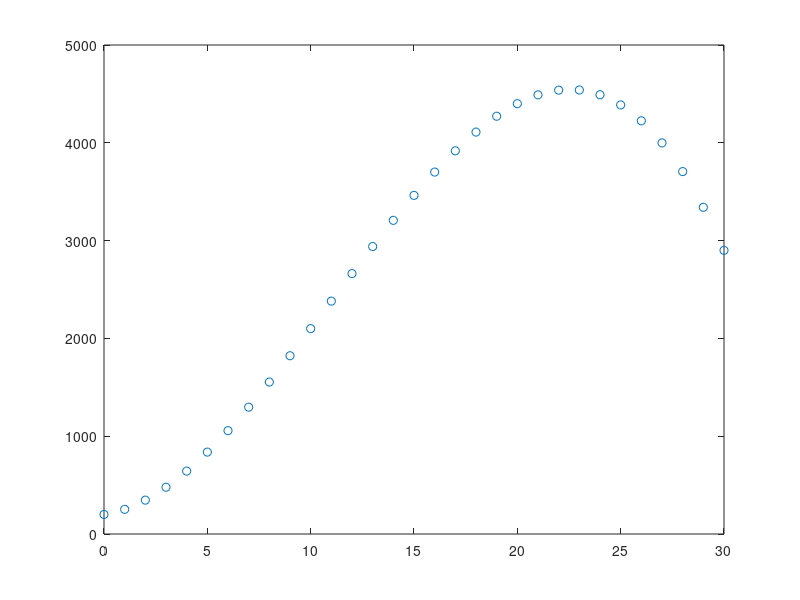
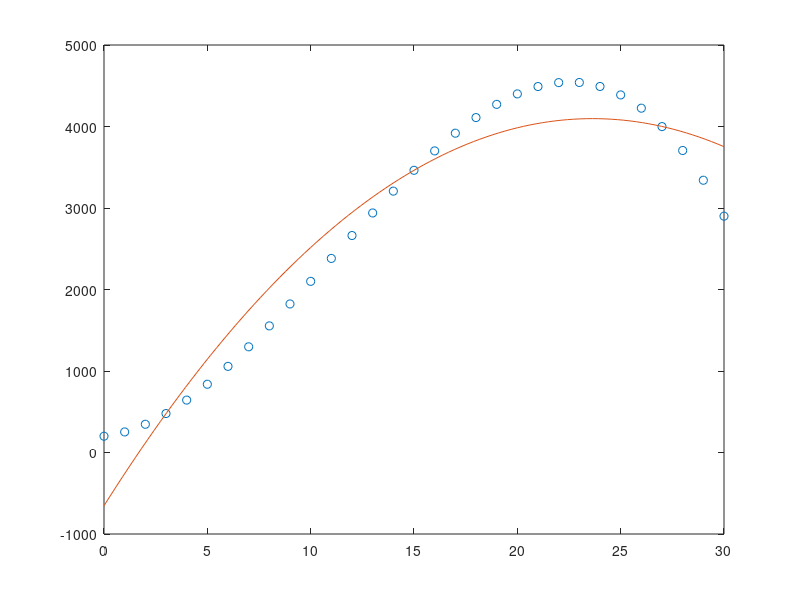

Reproduce these figures in MATLAB, in order. (Note: this script raises an error after producing the figures.)
% L10_Exercise_03

warning off;

% Create polynomial test data
T_Data = [0 1 2 3 4 5 6 7 8 9 10 11 12 13 14 15 16 17 18 19 20 21 22 23 24 25 26 27 28 29 30];
S_Data = -0.7*T_Data.*T_Data.*T_Data + 23*T_Data.*T_Data + 30*T_Data + 200;
num_pts = size(T_Data,2);
last_x = T_Data(end);

figure('Name','Experimental Data','NumberTitle','off');
plot(T_Data, S_Data,'o')
hold off

pause

% Fit data to 2nd order polynomial
p_2nd = polyfit(T_Data, S_Data, 2);

% Create polynomial at fine resolution
x1 = linspace(0,last_x);
y1 = polyval(p_2nd,x1);

figure('Name','2nd Order Polynomial Fit (Perfect Data)','NumberTitle','off');
plot(T_Data, S_Data,'o')
hold on
plot(x1,y1)
hold off

% Display results
message = sprintf('Correct Polynomial');
message = char(message, sprintf('y = ????'));
message = char(message, sprintf(''));
message = char(message, sprintf('Fitted Polynomial (2nd Order)'));
message = char(message, sprintf('y = %.2f*x^2 + %.2f*x + %.2f', p_2nd(1), p_2nd(2), p_2nd(3)));
hd = msgbox(cellstr(message), 'Polynomial Information for Perfect Data');
set(hd, 'position', [300 300 350 100]);

% Create polynomial at data resolution for R squared calculation
x2 = 0:1:last_x;
y2 = polyval(p_2nd,x2);

% Calculate R squared and AIC
SSR = 0;
SST = 0;
mean_y = mean(S_Data);
for i=1:num_pts
    SSR = SSR + (y2(i) - mean_y)*(y2(i) - mean_y);
    SST = SST + (S_Data(i) - mean_y)*(S_Data(i) - mean_y);
end
R_squared_2nd_ideal = SSR/SST;
AIC_2nd_ideal = 2*(3+1) - num_pts*log(R_squared_2nd_ideal/num_pts);

pause

% Fit data to 3rd order polynomial
p_3rd = polyfit(T_Data, S_Data, 3);

% Create polynomial at fine resolution
x1 = linspace(0,30);
y1 = polyval(p_3rd,x1);

figure('Name','3rd Order Polynomial Fit (Perfect Data)','NumberTitle','off');
plot(T_Data, S_Data,'o')
hold on
plot(x1,y1)
hold off

% Display results
message = sprintf('Correct Polynomial');
message = char(message, sprintf('y = -0.70*x^3 + 23.00*x^2 + 30.00*x + 200.00'));
message = char(message, sprintf(''));
message = char(message, sprintf('Fitted Polynomial (3rd Order)'));
message = char(message, sprintf('y = %.2f*x^3 + %.2f*x^2 + %.2f*x + %.2f', p_3rd(1), p_3rd(2), p_3rd(3), p_3rd(4)));
hd = msgbox(cellstr(message), 'Polynomial Information for Perfect Data');
set(hd, 'position', [300 300 350 100]);

% Create polynomial at data resolution for R squared calculation
y2 = polyval(p_3rd,x2);

% Calculate R squared and AIC
SSR = 0;
SST = 0;
mean_y = mean(S_Data);
for i=1:num_pts
    SSR = SSR + (y2(i) - mean_y)*(y2(i) - mean_y);
    SST = SST + (S_Data(i) - mean_y)*(S_Data(i) - mean_y);
end
R_squared_3rd_ideal = SSR/SST;
AIC_3rd_ideal = 2*(4+1) - num_pts*log(R_squared_3rd_ideal/num_pts);

pause

% Fit data to 7th order polynomial
p_7th = polyfit(T_Data, S_Data, 7);

% Create polynomial at fine resolution
y1 = polyval(p_7th,x1);

figure('Name','7th Order Polynomial Fit (Perfect Data)','NumberTitle','off');
plot(T_Data, S_Data,'o')
hold on
plot(x1,y1)
hold off

% Display results
message = sprintf('Correct Polynomial');
message = char(message, sprintf('y = -0.70*x^3 + 23.00*x^2 + 30.00*x + 200.00'));
message = char(message, sprintf(''));
message = char(message, sprintf('Fitted Polynomial (7th Order)'));
message = char(message, sprintf('y = %.2f*x^7 + %.2f*x^6 + %.2f*x^5 + %.2f*x^4', p_7th(1), p_7th(2), p_7th(3), p_7th(4)));
message = char(message, sprintf('+ %.2f*x^3 + %.2f*x^2 + %.2f*x + %.2f', p_7th(5), p_7th(6), p_7th(7), p_7th(8)));
hd = msgbox(cellstr(message), 'Polynomial Information for Perfect Data');
set(hd, 'position', [300 300 350 100]);

% Create polynomial at data resolution for R squared calculation
y2 = polyval(p_7th,x2);

% Calculate R squared and AIC
SSR = 0;
SST = 0;
mean_y = mean(S_Data);
for i=1:num_pts
    SSR = SSR + (y2(i) - mean_y)*(y2(i) - mean_y);
    SST = SST + (S_Data(i) - mean_y)*(S_Data(i) - mean_y);
end
R_squared_7th_ideal = SSR/SST;
AIC_7th_ideal = 2*(8+1) - num_pts*log(R_squared_7th_ideal/num_pts);

pause

% Input noise level required
prompt = {'Enter noise level (% of maximum signal):'};
dlg_title = 'Noise level';
num_lines = 1;
def = {'20'};
answer = newid(prompt,dlg_title,num_lines,def);
noise_percent = str2double(answer);

% Generate noise for individual points
% Noise will be between -1 and +1
noise = 2*(rand(31,1)-0.5);
% Scale by appropriate percentage
noise = noise*max(S_Data)*noise_percent/100;
noise = noise';

% Add noise to signal
S_Noisy = S_Data+noise;

figure('Name','Experimental Data (Noisy)','NumberTitle','off');
plot(T_Data, S_Noisy,'o')
hold off

pause

% Fit data to 2nd order polynomial
p_2nd_noisy = polyfit(T_Data, S_Noisy, 2);

% Create polynomial at fine resolution
x1 = linspace(0,30);
y1 = polyval(p_2nd_noisy,x1);

figure('Name','2nd Order Polynomial Fit (Noisy Data)','NumberTitle','off');
plot(T_Data, S_Noisy,'o')
hold on
plot(x1,y1)
hold off

% Display results
message = sprintf('Correct Polynomial');
message = char(message, sprintf('y = -0.70*x^3 + 23.00*x^2 + 30.00*x + 200.00'));
message = char(message, sprintf(''));
message = char(message, sprintf('Fitted Polynomial (2nd Order)'));
message = char(message, sprintf('y = %.2f*x^2 + %.2f*x + %.2f', p_2nd_noisy(1), p_2nd_noisy(2), p_2nd_noisy(3)));
hd = msgbox(cellstr(message), 'Polynomial Information for Noisy Data');
set(hd, 'position', [300 300 350 100]);

% Create polynomial at data resolution for R squared calculation
y2 = polyval(p_2nd_noisy,x2);

% Calculate R squared and AIC
SSR = 0;
SST = 0;
mean_y = mean(S_Noisy);
for i=1:num_pts
    SSR = SSR + (y2(i) - mean_y)*(y2(i) - mean_y);
    SST = SST + (S_Data(i) - mean_y)*(S_Data(i) - mean_y);
end
R_squared_2nd_noisy = SSR/SST;
AIC_2nd_noisy = 2*(3+1) - num_pts*log(R_squared_2nd_noisy/num_pts);

pause

% Fit data to 3rd order polynomial
p_3rd_noisy = polyfit(T_Data, S_Noisy, 3);

% Create polynomial at fine resolution
y1 = polyval(p_3rd_noisy,x1);

figure('Name','3rd Order Polynomial Fit (Noisy Data)','NumberTitle','off');
plot(T_Data, S_Noisy,'o')
hold on
plot(x1,y1)
hold off

% Display results
message = sprintf('Correct Polynomial');
message = char(message, sprintf('y = -0.70*x^3 + 23.00*x^2 + 30.00*x + 200.00'));
message = char(message, sprintf(''));
message = char(message, sprintf('Fitted Polynomial (3rd Order)'));
message = char(message, sprintf('y = %.2f*x^3 + %.2f*x^2 + %.2f*x + %.2f', p_3rd_noisy(1), p_3rd_noisy(2), p_3rd_noisy(3), p_3rd_noisy(4)));
hd = msgbox(cellstr(message), 'Polynomial Information for Noisy Data');
set(hd, 'position', [300 300 350 100]);

% Create polynomial at data resolution for R squared calculation
y2 = polyval(p_3rd_noisy,x2);

% Calculate R squared and AIC
SSR = 0;
SST = 0;
mean_y = mean(S_Noisy);
for i=1:num_pts
    SSR = SSR + (y2(i) - mean_y)*(y2(i) - mean_y);
    SST = SST + (S_Noisy(i) - mean_y)*(S_Noisy(i) - mean_y);
end
R_squared_3rd_noisy = SSR/SST;
AIC_3rd_noisy = 2*(4+1) - num_pts*log(R_squared_3rd_noisy/num_pts);

pause

% Input polynomial order required
prompt = {'Enter polynomial order:'};
dlg_title = 'Polynomial Order';
num_lines = 1;
def = {'7'};
answer = newid(prompt,dlg_title,num_lines,def);
poly_order1 = str2double(answer);

% Fit data to higher order polynomial
p_nth_noisy = polyfit(T_Data, S_Noisy, poly_order1);

% Create polynomial at fine resolution
x1 = linspace(0,30);
y1 = polyval(p_nth_noisy,x1);

figure('Name','nth Order Polynomial Fit (Noisy Data)','NumberTitle','off');
plot(T_Data, S_Noisy,'o')
hold on
plot(x1,y1)
hold off

% Display results
message = sprintf('Correct Polynomial');
message = char(message, sprintf('y = -0.70*x^3 + 23.00*x^2 + 30.00*x + 200.00'));
message = char(message, sprintf(''));
message = char(message, sprintf('Fitted Polynomial (nth Order)'));
message = char(message, sprintf('y = %.2f*x^%d', p_nth_noisy(1), poly_order1));
for i=2:poly_order1
    message = char(message, sprintf('+ %.2f*x^%d', p_nth_noisy(i), poly_order1-i+1));
end
message = char(message, sprintf('+ %.2f', p_nth_noisy(end)));
hd = msgbox(cellstr(message), 'Polynomial Information for Noisy Data');
set(hd, 'position', [300 300 350 350]);

% Create polynomial at data resolution for R squared calculation
y2 = polyval(p_nth_noisy,x2);

% Calculate R squared and AIC
SSR = 0;
SST = 0;
mean_y = mean(S_Noisy);
for i=1:num_pts
    SSR = SSR + (y2(i) - mean_y)*(y2(i) - mean_y);
    SST = SST + (S_Noisy(i) - mean_y)*(S_Noisy(i) - mean_y);
end
R_squared_nth_noisy1 = SSR/SST;
AIC_nth_noisy1 = 2*(poly_order1+2) - num_pts*log(R_squared_nth_noisy1/num_pts);

pause

% Input polynomial order required
prompt = {'Enter polynomial order:'};
dlg_title = 'Polynomial Order';
num_lines = 1;
def = {'7'};
answer = newid(prompt,dlg_title,num_lines,def);
poly_order2 = str2double(answer);

% Fit data to higher order polynomial
p_nth_noisy = polyfit(T_Data, S_Noisy, poly_order2);

% Create polynomial at fine resolution
x1 = linspace(0,30);
y1 = polyval(p_nth_noisy,x1);

figure('Name','3rd Order Polynomial Fit (Noisy Data)','NumberTitle','off');
plot(T_Data, S_Noisy,'o')
hold on
plot(x1,y1)
hold off

% Display results
message = sprintf('Correct Polynomial');
message = char(message, sprintf('y = -0.70*x^3 + 23.00*x^2 + 30.00*x + 200.00'));
message = char(message, sprintf(''));
message = char(message, sprintf('Fitted Polynomial (nth Order)'));
message = char(message, sprintf('y = %.2f*x^%d', p_nth_noisy(1), poly_order2));
for i=2:poly_order2
    message = char(message, sprintf('+ %.2f*x^%d', p_nth_noisy(i), poly_order2-i+1));
end
message = char(message, sprintf('+ %.2f', p_nth_noisy(end)));
hd = msgbox(cellstr(message), 'Polynomial Information for Noisy Data');
set(hd, 'position', [300 300 350 350]);

% Create polynomial at data resolution for R squared calculation
y2 = polyval(p_nth_noisy,x2);

% Calculate R squared and AIC
SSR = 0;
SST = 0;
mean_y = mean(S_Noisy);
for i=1:num_pts
    SSR = SSR + (y2(i) - mean_y)*(y2(i) - mean_y);
    SST = SST + (S_Noisy(i) - mean_y)*(S_Noisy(i) - mean_y);
end
R_squared_nth_noisy2 = SSR/SST;
AIC_nth_noisy2 = 2*(poly_order2+2) - num_pts*log(R_squared_nth_noisy2/num_pts);

pause

% Display results
message = sprintf('R squared values');
message = char(message, sprintf('Ideal data 2nd order polynomial R^2 = %.3f,   AIC = %.3f', R_squared_2nd_ideal, AIC_2nd_ideal));
message = char(message, sprintf('Ideal data 3rd order polynomial R^2 = %.3f,   AIC = %.3f', R_squared_3rd_ideal, AIC_3rd_ideal));
message = char(message, sprintf('Ideal data 7th order polynomial R^2 = %.3f,   AIC = %.3f', R_squared_7th_ideal, AIC_7th_ideal));
message = char(message, sprintf(''));
message = char(message, sprintf('Noisy data 2nd order polynomial R^2 = %.3f,   AIC = %.3f', R_squared_2nd_noisy, AIC_2nd_noisy));
message = char(message, sprintf('Noisy data 3rd order polynomial R^2 = %.3f,   AIC = %.3f', R_squared_3rd_noisy, AIC_3rd_noisy));
message = char(message, sprintf('Ideal data %dth order polynomial R^2 = %.3f,   AIC = %.3f', poly_order1, R_squared_nth_noisy1, AIC_nth_noisy1));
message = char(message, sprintf('Ideal data %dth order polynomial R^2 = %.3f,   AIC = %.3f', poly_order2, R_squared_nth_noisy2, AIC_nth_noisy2));
hd = msgbox(cellstr(message), 'Quality of Data Fit');
set(hd, 'position', [300 300 350 150]);

pause

%clear all
%close all